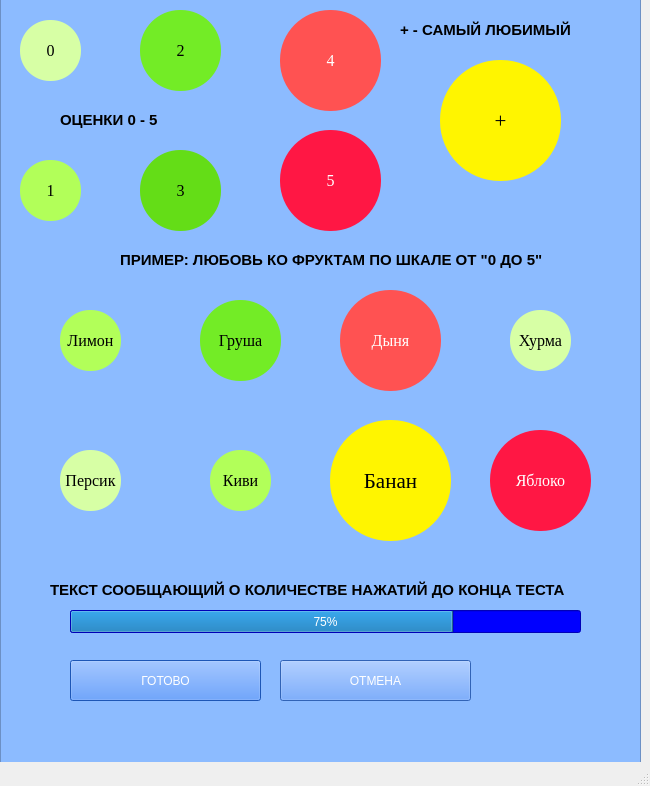
<?xml version="1.0" encoding="UTF-8"?>
<ui version="4.0">
 <class>MainWindow</class>
 <widget class="QMainWindow" name="MainWindow">
  <property name="enabled">
   <bool>true</bool>
  </property>
  <property name="geometry">
   <rect>
    <x>0</x>
    <y>0</y>
    <width>650</width>
    <height>786</height>
   </rect>
  </property>
  <property name="font">
   <font>
    <pointsize>12</pointsize>
   </font>
  </property>
  <property name="acceptDrops">
   <bool>false</bool>
  </property>
  <property name="windowTitle">
   <string>MainWindow</string>
  </property>
  <widget class="QWidget" name="centralwidget">
   <widget class="QFrame" name="frame">
    <property name="enabled">
     <bool>true</bool>
    </property>
    <property name="geometry">
     <rect>
      <x>0</x>
      <y>-20</y>
      <width>641</width>
      <height>811</height>
     </rect>
    </property>
    <property name="visible">
     <bool>true</bool>
    </property>
    <property name="styleSheet">
     <string notr="true">background-color: rgb(140, 187, 255);</string>
    </property>
    <property name="frameShape">
     <enum>QFrame::StyledPanel</enum>
    </property>
    <property name="frameShadow">
     <enum>QFrame::Raised</enum>
    </property>
    <property name="Geometry" stdset="0">
     <rect>
      <x>0</x>
      <y>0</y>
      <width>651</width>
      <height>621</height>
     </rect>
    </property>
    <widget class="QPushButton" name="adore_button">
     <property name="geometry">
      <rect>
       <x>280</x>
       <y>150</y>
       <width>101</width>
       <height>101</height>
      </rect>
     </property>
     <property name="font">
      <font>
       <family>Times New Roman</family>
       <pointsize>12</pointsize>
       <weight>50</weight>
       <italic>false</italic>
       <bold>false</bold>
      </font>
     </property>
     <property name="tabletTracking">
      <bool>false</bool>
     </property>
     <property name="styleSheet">
      <string notr="true">background-color: rgb(255, 23, 68);
color: rgb(255, 255, 255);
font: 12pt &quot;Times New Roman&quot;;
border-radius: 50px 50px;</string>
     </property>
     <property name="text">
      <string>5</string>
     </property>
    </widget>
    <widget class="QPushButton" name="cancel">
     <property name="geometry">
      <rect>
       <x>70</x>
       <y>680</y>
       <width>191</width>
       <height>41</height>
      </rect>
     </property>
     <property name="styleSheet">
      <string notr="true">color: rgb(255, 255, 255);
background-color: rgb(41, 121, 255);</string>
     </property>
     <property name="text">
      <string>ГОТОВО</string>
     </property>
    </widget>
    <widget class="QPushButton" name="Cancel">
     <property name="geometry">
      <rect>
       <x>280</x>
       <y>680</y>
       <width>191</width>
       <height>41</height>
      </rect>
     </property>
     <property name="styleSheet">
      <string notr="true">color: rgb(255, 255, 255);
background-color: rgb(68, 138, 255);
</string>
     </property>
     <property name="text">
      <string>ОТМЕНА</string>
     </property>
    </widget>
    <widget class="QProgressBar" name="progress">
     <property name="geometry">
      <rect>
       <x>70</x>
       <y>630</y>
       <width>511</width>
       <height>23</height>
      </rect>
     </property>
     <property name="styleSheet">
      <string notr="true">background: blue</string>
     </property>
     <property name="value">
      <number>75</number>
     </property>
    </widget>
    <widget class="QPushButton" name="usua_butto_0">
     <property name="geometry">
      <rect>
       <x>20</x>
       <y>40</y>
       <width>61</width>
       <height>61</height>
      </rect>
     </property>
     <property name="font">
      <font>
       <family>Times New Roman</family>
       <pointsize>12</pointsize>
       <weight>50</weight>
       <italic>false</italic>
       <bold>false</bold>
      </font>
     </property>
     <property name="tabletTracking">
      <bool>false</bool>
     </property>
     <property name="styleSheet">
      <string notr="true">background-color: rgb(215, 255, 165);
color: rgb(0, 0, 0);
font: 12pt &quot;Times New Roman&quot;;
border-radius: 30px 30px;</string>
     </property>
     <property name="text">
      <string>0</string>
     </property>
    </widget>
    <widget class="QPushButton" name="like_button_2">
     <property name="geometry">
      <rect>
       <x>140</x>
       <y>30</y>
       <width>81</width>
       <height>81</height>
      </rect>
     </property>
     <property name="font">
      <font>
       <family>Times New Roman</family>
       <pointsize>12</pointsize>
       <weight>50</weight>
       <italic>false</italic>
       <bold>false</bold>
      </font>
     </property>
     <property name="tabletTracking">
      <bool>false</bool>
     </property>
     <property name="styleSheet">
      <string notr="true">background-color: rgb(115, 236, 38);
color: rgb(0, 0, 0);
font: 12pt &quot;Times New Roman&quot;;
border-radius: 40px 40px;</string>
     </property>
     <property name="text">
      <string>2</string>
     </property>
    </widget>
    <widget class="QLabel" name="apple">
     <property name="geometry">
      <rect>
       <x>490</x>
       <y>660</y>
       <width>81</width>
       <height>101</height>
      </rect>
     </property>
     <property name="text">
      <string/>
     </property>
     <property name="pixmap">
      <pixmap>../../Downloads/apple.png</pixmap>
     </property>
    </widget>
    <widget class="QLabel" name="test_info">
     <property name="geometry">
      <rect>
       <x>50</x>
       <y>600</y>
       <width>551</width>
       <height>20</height>
      </rect>
     </property>
     <property name="font">
      <font>
       <family>Microsoft YaHei UI</family>
       <pointsize>11</pointsize>
       <weight>75</weight>
       <bold>true</bold>
      </font>
     </property>
     <property name="text">
      <string>ТЕКСТ СООБЩАЮЩИЙ О КОЛИЧЕСТВЕ НАЖАТИЙ ДО КОНЦА ТЕСТА</string>
     </property>
    </widget>
    <widget class="QPushButton" name="usua_button_1">
     <property name="geometry">
      <rect>
       <x>20</x>
       <y>180</y>
       <width>61</width>
       <height>61</height>
      </rect>
     </property>
     <property name="font">
      <font>
       <family>Times New Roman</family>
       <pointsize>12</pointsize>
       <weight>50</weight>
       <italic>false</italic>
       <bold>false</bold>
      </font>
     </property>
     <property name="tabletTracking">
      <bool>false</bool>
     </property>
     <property name="styleSheet">
      <string notr="true">background-color: rgb(178, 255, 89);
color: rgb(0, 0, 0);
font: 12pt &quot;Times New Roman&quot;;
border-radius: 30px 30px;</string>
     </property>
     <property name="text">
      <string>1</string>
     </property>
    </widget>
    <widget class="QPushButton" name="like_button_3">
     <property name="geometry">
      <rect>
       <x>140</x>
       <y>170</y>
       <width>81</width>
       <height>81</height>
      </rect>
     </property>
     <property name="font">
      <font>
       <family>Times New Roman</family>
       <pointsize>12</pointsize>
       <weight>50</weight>
       <italic>false</italic>
       <bold>false</bold>
      </font>
     </property>
     <property name="tabletTracking">
      <bool>false</bool>
     </property>
     <property name="styleSheet">
      <string notr="true">background-color: rgb(100, 221, 23);
color: rgb(0, 0, 0);
font: 12pt &quot;Times New Roman&quot;;
border-radius: 40px 40px;cccccccccc</string>
     </property>
     <property name="text">
      <string>3</string>
     </property>
    </widget>
    <widget class="QPushButton" name="adore_button_2">
     <property name="geometry">
      <rect>
       <x>280</x>
       <y>30</y>
       <width>101</width>
       <height>101</height>
      </rect>
     </property>
     <property name="font">
      <font>
       <family>Times New Roman</family>
       <pointsize>12</pointsize>
       <weight>50</weight>
       <italic>false</italic>
       <bold>false</bold>
      </font>
     </property>
     <property name="tabletTracking">
      <bool>false</bool>
     </property>
     <property name="styleSheet">
      <string notr="true">background-color: rgb(255, 82, 82);
color: rgb(255, 255, 255);
font: 12pt &quot;Times New Roman&quot;;
border-radius: 50px 50px;</string>
     </property>
     <property name="text">
      <string>4</string>
     </property>
    </widget>
    <widget class="QPushButton" name="favour_button_ex_2">
     <property name="geometry">
      <rect>
       <x>440</x>
       <y>80</y>
       <width>121</width>
       <height>121</height>
      </rect>
     </property>
     <property name="font">
      <font>
       <family>Times New Roman</family>
       <pointsize>16</pointsize>
       <weight>50</weight>
       <italic>false</italic>
       <bold>false</bold>
      </font>
     </property>
     <property name="tabletTracking">
      <bool>false</bool>
     </property>
     <property name="styleSheet">
      <string notr="true">background-color: rgb(255, 245, 0);
color: rgb(0, 0, 0);
font: 16pt &quot;Times New Roman&quot;;
border-radius: 60px 60px;</string>
     </property>
     <property name="text">
      <string>+</string>
     </property>
    </widget>
    <widget class="QLabel" name="test_info_2">
     <property name="geometry">
      <rect>
       <x>120</x>
       <y>270</y>
       <width>441</width>
       <height>20</height>
      </rect>
     </property>
     <property name="font">
      <font>
       <family>Microsoft YaHei UI</family>
       <pointsize>11</pointsize>
       <weight>75</weight>
       <bold>true</bold>
      </font>
     </property>
     <property name="text">
      <string>ПРИМЕР: ЛЮБОВЬ КО ФРУКТАМ ПО ШКАЛЕ ОТ &quot;0 ДО 5&quot;</string>
     </property>
    </widget>
    <widget class="QPushButton" name="favour_button_ex">
     <property name="geometry">
      <rect>
       <x>330</x>
       <y>440</y>
       <width>121</width>
       <height>121</height>
      </rect>
     </property>
     <property name="font">
      <font>
       <family>Times New Roman</family>
       <pointsize>16</pointsize>
       <weight>50</weight>
       <italic>false</italic>
       <bold>false</bold>
      </font>
     </property>
     <property name="tabletTracking">
      <bool>false</bool>
     </property>
     <property name="styleSheet">
      <string notr="true">background-color: rgb(255, 245, 0);
color: rgb(0, 0, 0);
font: 16pt &quot;Times New Roman&quot;;
border-radius: 60px 60px;</string>
     </property>
     <property name="text">
      <string>Банан</string>
     </property>
    </widget>
    <widget class="QPushButton" name="usua_button_ex4">
     <property name="geometry">
      <rect>
       <x>60</x>
       <y>330</y>
       <width>61</width>
       <height>61</height>
      </rect>
     </property>
     <property name="font">
      <font>
       <family>Times New Roman</family>
       <pointsize>12</pointsize>
       <weight>50</weight>
       <italic>false</italic>
       <bold>false</bold>
      </font>
     </property>
     <property name="tabletTracking">
      <bool>false</bool>
     </property>
     <property name="styleSheet">
      <string notr="true">background-color: rgb(178, 255, 89);
color: rgb(0, 0, 0);
font: 12pt &quot;Times New Roman&quot;;
border-radius: 30px 30px;</string>
     </property>
     <property name="text">
      <string>Лимон</string>
     </property>
    </widget>
    <widget class="QPushButton" name="usua_button_ex3">
     <property name="geometry">
      <rect>
       <x>210</x>
       <y>470</y>
       <width>61</width>
       <height>61</height>
      </rect>
     </property>
     <property name="font">
      <font>
       <family>Times New Roman</family>
       <pointsize>12</pointsize>
       <weight>50</weight>
       <italic>false</italic>
       <bold>false</bold>
      </font>
     </property>
     <property name="tabletTracking">
      <bool>false</bool>
     </property>
     <property name="styleSheet">
      <string notr="true">background-color: rgb(178, 255, 89);
color: rgb(0, 0, 0);
font: 12pt &quot;Times New Roman&quot;;
border-radius: 30px 30px;</string>
     </property>
     <property name="text">
      <string>Киви</string>
     </property>
    </widget>
    <widget class="QPushButton" name="usua_button_ex2">
     <property name="geometry">
      <rect>
       <x>510</x>
       <y>330</y>
       <width>61</width>
       <height>61</height>
      </rect>
     </property>
     <property name="font">
      <font>
       <family>Times New Roman</family>
       <pointsize>12</pointsize>
       <weight>50</weight>
       <italic>false</italic>
       <bold>false</bold>
      </font>
     </property>
     <property name="tabletTracking">
      <bool>false</bool>
     </property>
     <property name="styleSheet">
      <string notr="true">background-color: rgb(215, 255, 165);
color: rgb(0, 0, 0);
font: 12pt &quot;Times New Roman&quot;;
border-radius: 30px 30px;</string>
     </property>
     <property name="text">
      <string>Хурма</string>
     </property>
    </widget>
    <widget class="QPushButton" name="usua_button_ex1">
     <property name="geometry">
      <rect>
       <x>60</x>
       <y>470</y>
       <width>61</width>
       <height>61</height>
      </rect>
     </property>
     <property name="font">
      <font>
       <family>Times New Roman</family>
       <pointsize>12</pointsize>
       <weight>50</weight>
       <italic>false</italic>
       <bold>false</bold>
      </font>
     </property>
     <property name="tabletTracking">
      <bool>false</bool>
     </property>
     <property name="styleSheet">
      <string notr="true">background-color: rgb(215, 255, 165);
color: rgb(0, 0, 0);
font: 12pt &quot;Times New Roman&quot;;
border-radius: 30px 30px;</string>
     </property>
     <property name="text">
      <string>Персик</string>
     </property>
    </widget>
    <widget class="QPushButton" name="adore_button_12">
     <property name="geometry">
      <rect>
       <x>490</x>
       <y>450</y>
       <width>101</width>
       <height>101</height>
      </rect>
     </property>
     <property name="font">
      <font>
       <family>Times New Roman</family>
       <pointsize>12</pointsize>
       <weight>50</weight>
       <italic>false</italic>
       <bold>false</bold>
      </font>
     </property>
     <property name="tabletTracking">
      <bool>false</bool>
     </property>
     <property name="styleSheet">
      <string notr="true">background-color: rgb(255, 23, 68);
color: rgb(255, 255, 255);
font: 12pt &quot;Times New Roman&quot;;
border-radius: 50px 50px;</string>
     </property>
     <property name="text">
      <string>Яблоко</string>
     </property>
    </widget>
    <widget class="QPushButton" name="adore_button_13">
     <property name="geometry">
      <rect>
       <x>340</x>
       <y>310</y>
       <width>101</width>
       <height>101</height>
      </rect>
     </property>
     <property name="font">
      <font>
       <family>Times New Roman</family>
       <pointsize>12</pointsize>
       <weight>50</weight>
       <italic>false</italic>
       <bold>false</bold>
      </font>
     </property>
     <property name="tabletTracking">
      <bool>false</bool>
     </property>
     <property name="styleSheet">
      <string notr="true">background-color: rgb(255, 82, 82);
color: rgb(255, 255, 255);
font: 12pt &quot;Times New Roman&quot;;
border-radius: 50px 50px;</string>
     </property>
     <property name="text">
      <string>Дыня</string>
     </property>
    </widget>
    <widget class="QPushButton" name="like_button_ex4">
     <property name="geometry">
      <rect>
       <x>200</x>
       <y>320</y>
       <width>81</width>
       <height>81</height>
      </rect>
     </property>
     <property name="font">
      <font>
       <family>Times New Roman</family>
       <pointsize>12</pointsize>
       <weight>50</weight>
       <italic>false</italic>
       <bold>false</bold>
      </font>
     </property>
     <property name="tabletTracking">
      <bool>false</bool>
     </property>
     <property name="styleSheet">
      <string notr="true">background-color: rgb(115, 236, 38);
color: rgb(0, 0, 0);
font: 12pt &quot;Times New Roman&quot;;
border-radius: 40px 40px;</string>
     </property>
     <property name="text">
      <string>Груша</string>
     </property>
    </widget>
    <widget class="QLabel" name="test_marks">
     <property name="geometry">
      <rect>
       <x>60</x>
       <y>130</y>
       <width>201</width>
       <height>20</height>
      </rect>
     </property>
     <property name="font">
      <font>
       <family>Microsoft YaHei UI</family>
       <pointsize>11</pointsize>
       <weight>75</weight>
       <bold>true</bold>
      </font>
     </property>
     <property name="text">
      <string>ОЦЕНКИ 0 - 5 </string>
     </property>
    </widget>
    <widget class="QLabel" name="test_favour_mark">
     <property name="geometry">
      <rect>
       <x>400</x>
       <y>40</y>
       <width>201</width>
       <height>20</height>
      </rect>
     </property>
     <property name="font">
      <font>
       <family>Microsoft YaHei UI</family>
       <pointsize>11</pointsize>
       <weight>75</weight>
       <bold>true</bold>
      </font>
     </property>
     <property name="text">
      <string>+ - САМЫЙ ЛЮБИМЫЙ</string>
     </property>
    </widget>
    <zorder>like_button_ex4</zorder>
    <zorder>cancel</zorder>
    <zorder>Cancel</zorder>
    <zorder>usua_butto_0</zorder>
    <zorder>like_button_2</zorder>
    <zorder>adore_button</zorder>
    <zorder>apple</zorder>
    <zorder>progress</zorder>
    <zorder>test_info</zorder>
    <zorder>usua_button_1</zorder>
    <zorder>like_button_3</zorder>
    <zorder>adore_button_2</zorder>
    <zorder>favour_button_ex_2</zorder>
    <zorder>test_info_2</zorder>
    <zorder>favour_button_ex</zorder>
    <zorder>usua_button_ex4</zorder>
    <zorder>usua_button_ex3</zorder>
    <zorder>usua_button_ex2</zorder>
    <zorder>usua_button_ex1</zorder>
    <zorder>adore_button_12</zorder>
    <zorder>adore_button_13</zorder>
    <zorder>test_marks</zorder>
    <zorder>test_favour_mark</zorder>
   </widget>
  </widget>
  <widget class="QMenuBar" name="menubar">
   <property name="geometry">
    <rect>
     <x>0</x>
     <y>0</y>
     <width>650</width>
     <height>21</height>
    </rect>
   </property>
  </widget>
  <widget class="QStatusBar" name="statusbar"/>
 </widget>
 <resources/>
 <connections/>
</ui>
